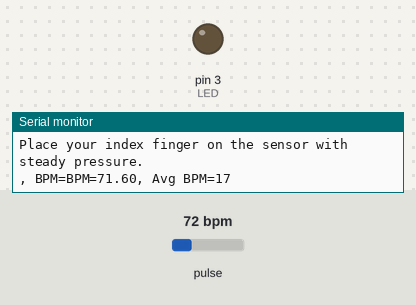
Recording of a sketch running on a simulated Arduino Uno, built with avr-gcc and run on an emulated ATmega328P. Shown: output pins drawn as LEDs (lit = HIGH), the last lines printed to the serial monitor. The inputs (shaded band) are chosen by the test bench; at power-on: pulse 72 bpm.

Above: at 1.2 s.
1.3 s: pulse set to 130 bpm
At 1.54 s:
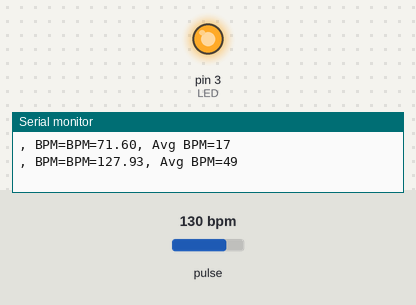
Timing chart, 0 to 10.3 s (numbered marks = the images above; inputs shaded):
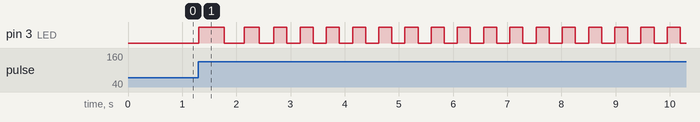

The sketch:

Max30102.ino
```cpp
#include <Wire.h>
#include "MAX30105.h"

#include "heartRate.h"

MAX30105 particleSensor;
// SDA -> A4
// SCL -> A5

const byte RATE_SIZE = 4; //Increase this for more averaging. 4 is good.
byte rates[RATE_SIZE]; //Array of heart rates
byte rateSpot = 0;
long lastBeat = 0; //Time at which the last beat occurred

float beatsPerMinute;
int beatAvg;

boolean finger = true;

const int LED = 3;
long LEDtime = 0;
boolean LEDstate = false;

void setup()
{
  Serial.begin(115200);
  Serial.println("Initializing...");

  // Initialize sensor
  if (!particleSensor.begin(Wire, I2C_SPEED_FAST)) //Use default I2C port, 400kHz speed
  {
    Serial.println("MAX30105 was not found. Please check wiring/power. ");
    while (1);
  }
  Serial.println("Place your index finger on the sensor with steady pressure.");

  byte ledBrightness = 96; //Options: 0=Off to 255=50mA  =>stond op 70
  byte sampleAverage = 1; //Options: 1, 2, 4, 8, 16, 32
  byte ledMode = 2; //Options: 1 = Red only, 2 = Red + IR, 3 = Red + IR + Green
  byte sampleRate = 400; //Options: 50, 100, 200, 400, 800, 1000, 1600, 3200  => stond op 400
  int pulseWidth = 69; //Options: 69, 118, 215, 411
  int adcRange = 16384; //Options: 2048, 4096, 8192, 16384

  particleSensor.setup(ledBrightness, sampleAverage, ledMode, sampleRate, pulseWidth, adcRange); //Configure sensor with these settings

  pinMode(LED, OUTPUT);
  LEDtime = millis();
}

void loop()
{
  long irValue = particleSensor.getIR();

  if (checkForBeat(irValue) == true)
  {
    //We sensed a beat!
    long delta = millis() - lastBeat;
    lastBeat = millis();

    beatsPerMinute = 60 / (delta / 1000.0);

    if (beatsPerMinute < 255 && beatsPerMinute > 20)
    {
      rates[rateSpot++] = (byte)beatsPerMinute; //Store this reading in the array
      rateSpot %= RATE_SIZE; //Wrap variable

      //Take average of readings
      beatAvg = 0;
      for (byte x = 0 ; x < RATE_SIZE ; x++)
        beatAvg += rates[x];
      beatAvg /= RATE_SIZE;
    }

  //Serial.print("IR=");
  //Serial.print(irValue);
  Serial.print(", BPM=");
  Serial.print("BPM=");
  Serial.print(beatsPerMinute);
  Serial.print(", Avg BPM=");
  Serial.println(beatAvg);

  finger = true;
  }

  if (irValue < 50000 && finger == true) {
    Serial.println("No heartbeat detected, have you placed your finger on the sensor?");
    finger = false;
  }

  pulse(beatAvg);
}

void pulse(int beatAvg) {
  if (LEDtime + 60.0/beatAvg*500 < millis()) {
    LEDtime = millis();
    LEDstate = !LEDstate; //toggle the LED
  }
  digitalWrite(LED, LEDstate && finger);
}
```
